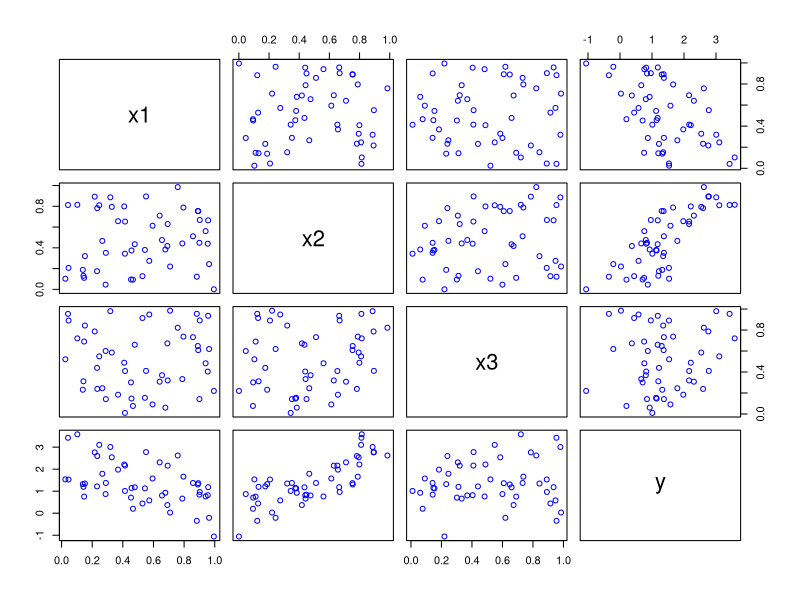
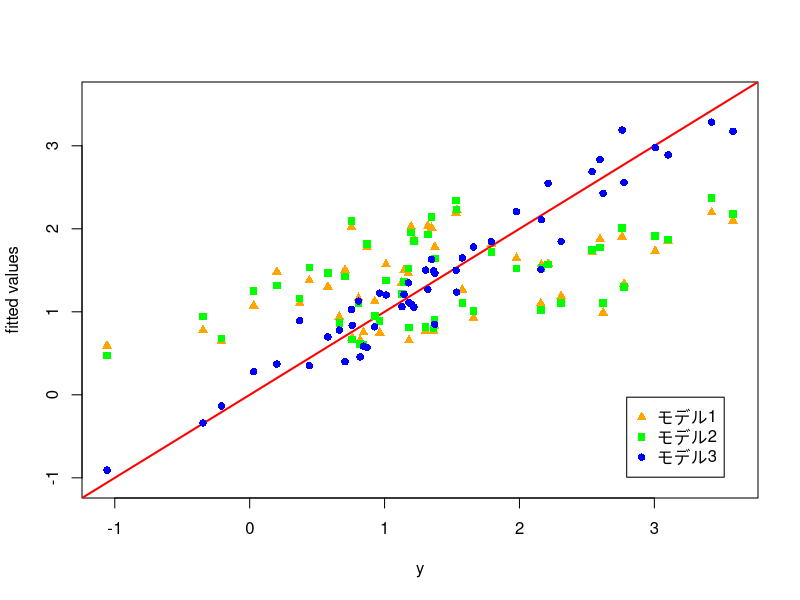
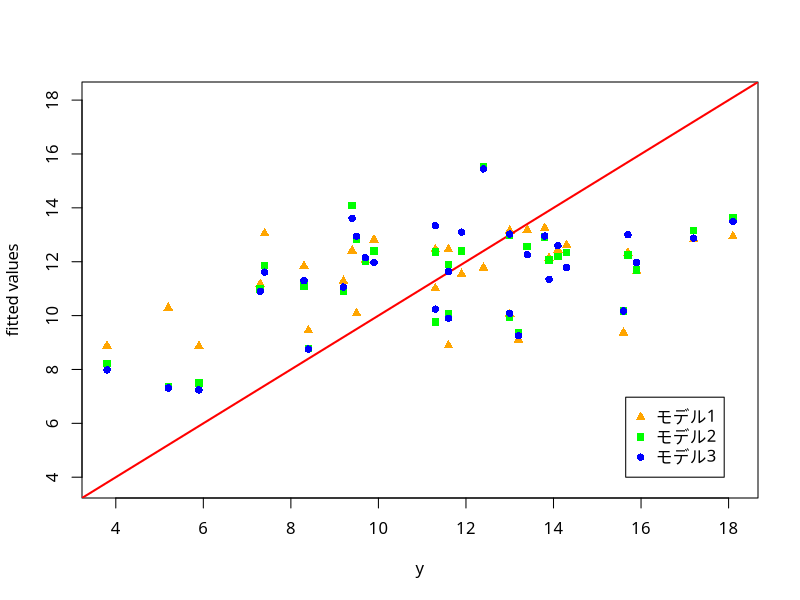

Recreate these plots in R, in order.
### 寄与率

### 人工データによる例
### モデル: y = 1 - 2 * x1 + 3 * x2
set.seed(123)  # 乱数のシード値の設定
n <- 50        # データ数
x1 <- runif(n) # 説明変数x1の観測データ
x2 <- runif(n) # 説明変数x2の観測データ
x3 <- runif(n) # (不要な)説明変数x3の観測データ
e <- rnorm(n, sd=0.3)        # 誤差項
y <- 1 - 2 * x1 + 3 * x2 + e # 目的変数の観測データ
plot(data.frame(x1,x2,x3,y),col="blue") # 散布図
## いくつかのモデルによる推定結果を比較する
(est1 <- lm(y ~ x1))        # x1のみのモデル (不十分なモデル)
summary(est1)$r.squared     # 決定係数のみ抽出
summary(est1)$adj.r.squared # 自由度調整済み決定係数のみ抽出
(est2 <- lm(y ~ x1 + x3))   # x1とx3のモデル (不要な変数を含むモデル)
summary(est2)$r.squared     # 決定係数 (est1より上昇)
summary(est2)$adj.r.squared # 自由度調整済み決定係数 (est1より下降)
(est3 <- lm(y ~ x1 + x2))   # x1とx2のモデル (正しいモデル)
summary(est3)$r.squared     # 決定係数 (est1より上昇)
summary(est3)$adj.r.squared # 自由度調整済み決定係数 (est1より上昇)
## 予測値と実測値の比較
with(est1, plot(y,fitted.values,col="orange",pch=17,
                ylab="fitted values",ylim=range(y)))   # 三角
abline(0,1,col="red",lwd=2)
with(est2, points(y,fitted.values,col="green",pch=15)) # 四角
with(est3, points(y,fitted.values,col="blue",pch=16))  # 丸
legend("bottomright",inset=.05, # 凡例の作成
       col=c("orange","green","blue"), pch=c(17,15,16), 
       legend=c("モデル1","モデル2","モデル3"))

### 東京都の気候による例
### 3つのモデルを比較
mydata <- subset(subset = 月==3, # 9月のデータのみ取得
                 x=read.csv("tokyo-weather.csv",fileEncoding="utf8"))
model1 <- 気温 ~ 日射量
model2 <- 気温 ~ 日射量 + 気圧
model3 <- 気温 ~ 日射量 + 気圧 + 雲量
est1 <- lm(model1, data=mydata, y=TRUE)
est2 <- lm(model2, data=mydata, y=TRUE)
est3 <- lm(model3, data=mydata, y=TRUE)
summary(est1)$adj.r.squared # 自由度調整済み決定係数
summary(est2)$adj.r.squared # 自由度調整済み決定係数 (est1より上昇)
summary(est3)$adj.r.squared # 自由度調整済み決定係数 (est2より上昇)
## 予測値と実測値の比較
par(family="HiraginoSans-W4") # 日本語フォントの指定 (MacOSXの例)
with(est1, plot(y,fitted.values,col="orange",pch=17,
                ylab="fitted values",ylim=range(y)))   # 三角
abline(0,1,col="red",lwd=2)
with(est2, points(y,fitted.values,col="green",pch=15)) # 四角
with(est3, points(y,fitted.values,col="blue",pch=16))  # 丸
legend("bottomright",inset=.05, # 凡例の作成
       col=c("orange","green","blue"), pch=c(17,15,16), 
       legend=c("モデル1","モデル2","モデル3"))
